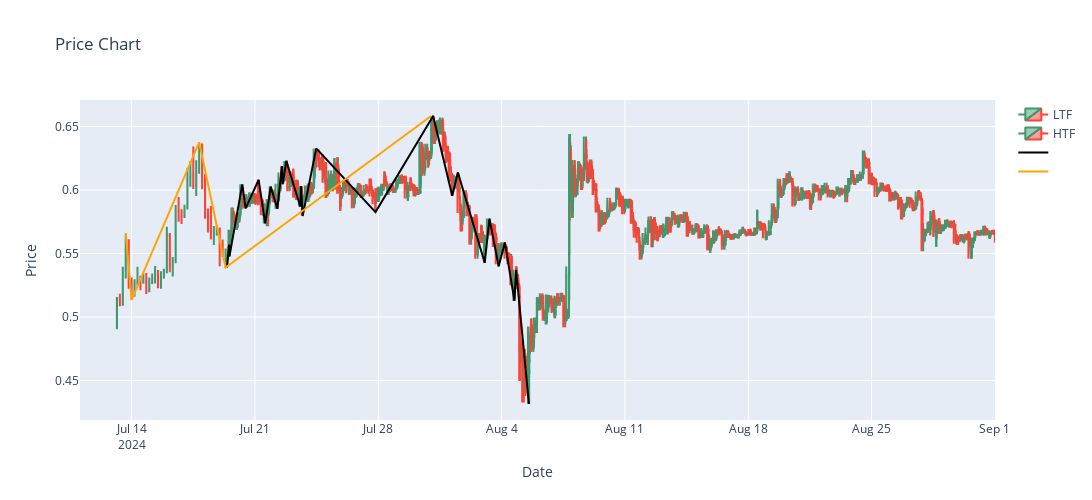

The code cell stored with this chart in its notebook:
### Code cell
import constants

pt = gu.PlottingTool(width=1200, height=500, x_axis_type="time")
pt.draw_candlesticks(corrected_pair_df, label="LTF")

truncated_htf_pair_df = htf_pair_df.iloc[-constants.starting_point_backtrack_window:].reset_index()
pt.draw_candlesticks(truncated_htf_pair_df, label="HTF")
htf_algo = Algo(truncated_htf_pair_df, "HTF Data", allowed_verbosity=0)
htf_algo.init_zigzag()
first_zigzag_pivot_pdi: int = htf_algo.zigzag_df.iloc[0].pdi
htf_algo.calc_h_o_zigzag(first_zigzag_pivot_pdi)

pt.draw_points_with_label(algo.zigzag_df[algo.zigzag_df.pdi.isin(algo.h_o_indices)].time,
                          algo.zigzag_df[algo.zigzag_df.pdi.isin(algo.h_o_indices)].pivot_value,
                          draw_line=True)

pt.draw_points_with_label(htf_algo.zigzag_df[htf_algo.zigzag_df.pdi.isin(htf_algo.h_o_indices)].time,
                          htf_algo.zigzag_df[htf_algo.zigzag_df.pdi.isin(htf_algo.h_o_indices)].pivot_value,
                          draw_line=True, color="orange")
pt.show()
pt.save_plot(scale=4)

### Figure 1 — Plotly figure (JSON) as saved in the notebook; plotly's stock layout.template omitted (floating-point values rounded to 4 significant figures; data arrays with more than 128 entries replaced by an {"elided": "..."} marker saying what was removed)
{"data": [{"close": {"elided": "4185 float values"}, "high": {"elided": "4185 float values"}, "low": {"elided": "4185 float values"}, "name": "LTF", "open": {"elided": "4185 float values"}, "x": {"elided": "4185 str values"}, "type": "candlestick"}, {"close": {"elided": "300 float values"}, "high": {"elided": "300 float values"}, "low": {"elided": "300 float values"}, "name": "HTF", "open": {"elided": "300 float values"}, "x": {"elided": "300 str values"}, "type": "candlestick"}, {"marker": {"color": "black", "size": 20, "symbol": "circle-open"}, "mode": "lines+text", "name": "", "text": "", "textfont": {"color": "black", "size": 10}, "textposition": "bottom center", "x": ["2024-07-19T10:00:00", "2024-07-19T12:45:00", "2024-07-19T13:15:00", "2024-07-20T06:45:00", "2024-07-20T11:15:00", "2024-07-21T05:00:00", "2024-07-21T14:00:00", "2024-07-21T21:30:00", "2024-07-22T06:30:00", "2024-07-22T12:45:00", "2024-07-22T13:45:00", "2024-07-22T18:45:00", "2024-07-23T13:45:00", "2024-07-23T14:45:00", "2024-07-23T17:00:00", "2024-07-24T11:30:00", "2024-07-27T20:15:00", "2024-07-31T02:45:00", "2024-08-01T04:45:00", "2024-08-01T12:30:00", "2024-08-03T01:00:00", "2024-08-03T07:30:00", "2024-08-03T20:00:00", "2024-08-04T04:30:00", "2024-08-04T17:30:00", "2024-08-04T19:45:00", "2024-08-05T13:15:00"], "y": [0.539, 0.557, 0.5477, 0.6045, 0.5855, 0.608, 0.5737, 0.6027, 0.5852, 0.6189, 0.6046, 0.6229, 0.587, 0.603, 0.5796, 0.6328, 0.5826, 0.6583, 0.5955, 0.6138, 0.5427, 0.5775, 0.54, 0.5587, 0.5128, 0.5372, 0.4315], "type": "scatter"}, {"marker": {"color": "orange", "size": 20, "symbol": "circle-open"}, "mode": "lines+text", "name": "", "text": "", "textfont": {"color": "orange", "size": 10}, "textposition": "bottom center", "x": ["2024-07-13T16:00:00", "2024-07-14T00:00:00", "2024-07-17T20:00:00", "2024-07-19T08:00:00", "2024-07-31T00:00:00"], "y": [0.5658, 0.5135, 0.6376, 0.539, 0.6583], "type": "scatter"}], "layout": {"width": 1200, "height": 500, "xaxis": {"rangeslider": {"visible": false}, "title": {"text": "Date"}}, "title": {"text": "Price Chart"}, "yaxis": {"title": {"text": "Price"}}}}
